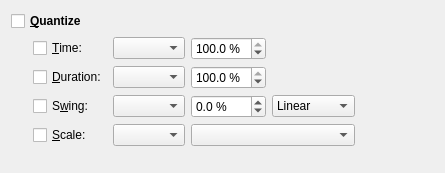
     <widget class="QWidget" name="Quantize">
      <attribute name="title">
       <string>&amp;Quantize</string>
      </attribute>
      <layout class="QGridLayout">
       <item row="0" column="0" colspan="6">
        <widget class="QCheckBox" name="QuantizeCheckBox">
         <property name="font">
          <font>
           <weight>75</weight>
           <bold>true</bold>
          </font>
         </property>
         <property name="toolTip">
          <string>Quantize selected events</string>
         </property>
         <property name="text">
          <string>&amp;Quantize</string>
         </property>
        </widget>
       </item>
       <item row="1" column="0">
        <spacer>
         <property name="orientation">
          <enum>Qt::Horizontal</enum>
         </property>
         <property name="sizeType">
          <enum>QSizePolicy::Fixed</enum>
         </property>
         <property name="sizeHint" stdset="0">
          <size>
           <width>16</width>
           <height>20</height>
          </size>
         </property>
        </spacer>
       </item>
       <item row="1" column="1">
        <widget class="QCheckBox" name="QuantizeTimeCheckBox">
         <property name="text">
          <string>&amp;Time:</string>
         </property>
        </widget>
       </item>
       <item row="1" column="2">
        <widget class="QComboBox" name="QuantizeTimeComboBox">
         <property name="toolTip">
          <string>Quantize time</string>
         </property>
        </widget>
       </item>
       <item row="1" column="3">
        <widget class="QDoubleSpinBox" name="QuantizeTimeSpinBox">
         <property name="minimumSize">
          <size>
           <width>60</width>
           <height>0</height>
          </size>
         </property>
         <property name="toolTip">
          <string>Quantize time percent</string>
         </property>
         <property name="suffix">
          <string> %</string>
         </property>
         <property name="accelerated">
          <bool>true</bool>
         </property>
         <property name="decimals">
          <number>1</number>
         </property>
         <property name="minimum">
          <double>0.0</double>
         </property>
         <property name="maximum">
          <double>100.0</double>
         </property>
         <property name="singleStep">
          <double>0.1</double>
         </property>
         <property name="value">
          <double>100.0</double>
         </property>
        </widget>
       </item>
       <item row="1" column="4" rowspan="2" colspan="2">
        <spacer>
         <property name="orientation">
          <enum>Qt::Horizontal</enum>
         </property>
         <property name="sizeHint" stdset="0">
          <size>
           <width>16</width>
           <height>20</height>
          </size>
         </property>
        </spacer>
       </item>
       <item row="2" column="1">
        <widget class="QCheckBox" name="QuantizeDurationCheckBox">
         <property name="text">
          <string>&amp;Duration:</string>
         </property>
        </widget>
       </item>
       <item row="2" column="2">
        <widget class="QComboBox" name="QuantizeDurationComboBox">
         <property name="toolTip">
          <string>Quantize duration</string>
         </property>
        </widget>
       </item>
       <item row="2" column="3">
        <widget class="QDoubleSpinBox" name="QuantizeDurationSpinBox">
         <property name="minimumSize">
          <size>
           <width>60</width>
           <height>0</height>
          </size>
         </property>
         <property name="toolTip">
          <string>Quantize duration percent</string>
         </property>
         <property name="suffix">
          <string> %</string>
         </property>
         <property name="accelerated">
          <bool>true</bool>
         </property>
         <property name="decimals">
          <number>1</number>
         </property>
         <property name="minimum">
          <double>0.0</double>
         </property>
         <property name="maximum">
          <double>100.0</double>
         </property>
         <property name="singleStep">
          <double>0.1</double>
         </property>
         <property name="value">
          <double>100.0</double>
         </property>
        </widget>
       </item>
       <item row="3" column="1">
        <widget class="QCheckBox" name="QuantizeSwingCheckBox">
         <property name="text">
          <string>S&amp;wing:</string>
         </property>
        </widget>
       </item>
       <item row="3" column="2">
        <widget class="QComboBox" name="QuantizeSwingComboBox">
         <property name="toolTip">
          <string>Swing-quantize time</string>
         </property>
        </widget>
       </item>
       <item row="3" column="3">
        <widget class="QDoubleSpinBox" name="QuantizeSwingSpinBox">
         <property name="minimumSize">
          <size>
           <width>60</width>
           <height>0</height>
          </size>
         </property>
         <property name="toolTip">
          <string>Swing-quantize percent</string>
         </property>
         <property name="suffix">
          <string> %</string>
         </property>
         <property name="accelerated">
          <bool>true</bool>
         </property>
         <property name="decimals">
          <number>1</number>
         </property>
         <property name="minimum">
          <double>-100.0</double>
         </property>
         <property name="maximum">
          <double>100.0</double>
         </property>
         <property name="singleStep">
          <double>0.1</double>
         </property>
         <property name="value">
          <double>0.0</double>
         </property>
        </widget>
       </item>
       <item row="3" column="4">
        <widget class="QComboBox" name="QuantizeSwingTypeComboBox">
         <property name="toolTip">
          <string>Swing-quantize type</string>
         </property>
         <item>
          <property name="text">
           <string>Linear</string>
          </property>
         </item>
         <item>
          <property name="text">
           <string>Quadratic</string>
          </property>
         </item>
         <item>
          <property name="text">
           <string>Cubic</string>
          </property>
         </item>
        </widget>
       </item>
       <item row="3" column="5">
        <spacer>
         <property name="orientation">
          <enum>Qt::Horizontal</enum>
         </property>
         <property name="sizeHint" stdset="0">
          <size>
           <width>73</width>
           <height>20</height>
          </size>
         </property>
        </spacer>
       </item>
       <item row="4" column="1">
        <widget class="QCheckBox" name="QuantizeScaleCheckBox">
         <property name="text">
          <string>&amp;Scale:</string>
         </property>
        </widget>
       </item>
       <item row="4" column="2">
        <widget class="QComboBox" name="QuantizeScaleKeyComboBox">
         <property name="toolTip">
          <string>Scale-quantize key</string>
         </property>
        </widget>
       </item>
       <item row="4" column="3" colspan="2">
        <widget class="QComboBox" name="QuantizeScaleComboBox">
         <property name="toolTip">
          <string>Scale-quantize type</string>
         </property>
        </widget>
       </item>
       <item row="5" column="1" colspan="5">
        <spacer>
         <property name="orientation">
          <enum>Qt::Vertical</enum>
         </property>
         <property name="sizeHint" stdset="0">
          <size>
           <width>20</width>
           <height>16</height>
          </size>
         </property>
        </spacer>
       </item>
      </layout>
     </widget>
